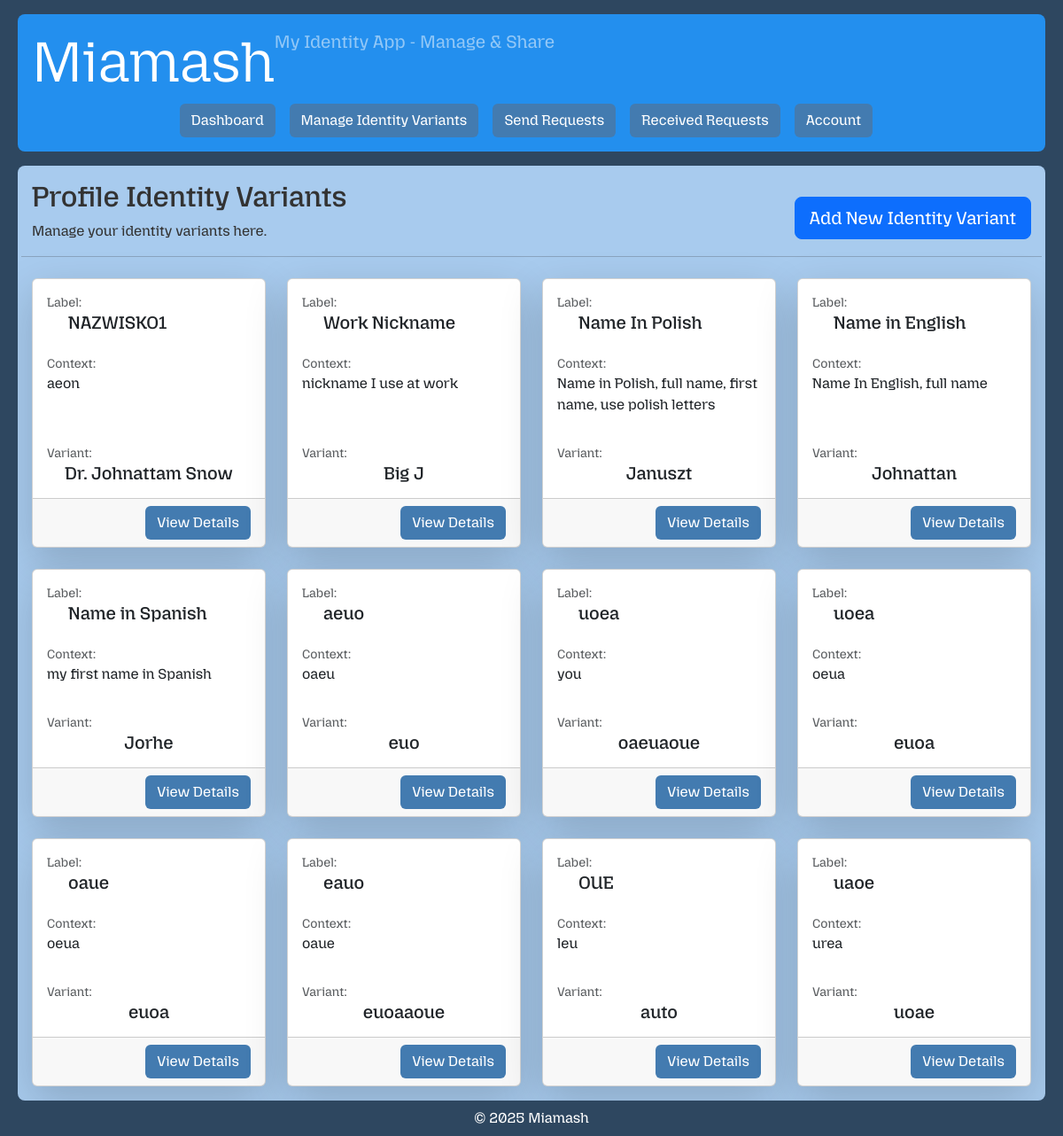
/profile/identity-variant/ (signed in), run on the app's committed database.
### core/models.py (models this page shows, shortened)
class ProfileIdentityVariant(models.Model):
    user = models.ForeignKey(User, on_delete=models.CASCADE, related_name='identity_variants')
    label = models.CharField(max_length=50)
    context = models.TextField(blank=True)
    variant = models.CharField(max_length=100)

### web/views.py (the view)
# urls.py: path('profile/identity-variant/', ProfileIdentityVariantListView.as_view(), name='profile-identity-variant-list'),
class ProfileIdentityVariantListView(ProfileIdentityVariantOwnerPermissionMixin, ListView):
    template_name = 'private/profile_identity_variant_list.html'
    context_object_name = 'profile_identity_variants'

### web/permissions.py (called while the page is built)
    def get_queryset(self):
        return self.model.objects.filter(user=self.request.user)

### web/templates/private/profile_identity_variant_list.html
{% extends "private/base.html" %}
{% block content %}
    <div class="row align-items-center mb-2">
        <div class="col">
            <h2>Profile Identity Variants</h2>
            <p>Manage your identity variants here.</p>
        </div>
        <div class="col-auto">
            <a class="btn btn-primary btn-lg" href="{% url 'profile-identity-variant-create' %}">Add New Identity Variant</a>
        </div>
        <hr>
    </div>
    {% if profile_identity_variants %}
        <div class="row row-cols-1 row-cols-sm-1 row-cols-md-2 row-cols-lg-3 row-cols-xl-4 row-cols-xxl-5  g-4">
            {% for variant in profile_identity_variants %}
                <div class="col">
                    <div class="card h-100 mb-3 shadow-lg">
                        <div class="card-body d-flex flex-column">
                            <p class="text-muted mb-0 small">Label:</p>
                            <h5 class="card-text ps-4 ">{{ variant.label }}</h5>
                            <p class="text-muted mb-0 mt-3 small">Context:</p>
                            <p class="card-text">{{ variant.context }}</p>
                            <div class="flex-grow-1"></div>
                            <p class="text-muted mb-0 small">Variant:</p>
                            <h5 class="card-text text-center">{{ variant.variant }}</h5>
                        </div>
                        <div class="card-footer text-end">
                            <a class="btn btn-blue" href="{% url 'profile-identity-variant-detail' variant.id %}">View Details</a>
                        </div>
                    </div>
                </div>
            {% endfor %}
        </div>
    {% else %}
        <p>No variants at the moment... Go ahead and add a new one !</p>
    {% endif %}
{% endblock %}

### web/static/css/private/base.css (style rules this page uses)
body { font-family: 'MozillaHeadline', Arial, sans-serif; color: #333; background-color: rgb(46, 71, 96); height: 100vh; display: flex; flex-direction: column; }
.btn-blue { background-color: #437bb0; color: white; }

### data on the page
ProfileIdentityVariant: label "NAZWISKO1", context "aeon", variant "Dr. Johnattam Snow"
ProfileIdentityVariant: label "Work Nickname", context "nickname I use at work", variant "Big J"
ProfileIdentityVariant: label "Name In Polish", context "Name in Polish, full name, first name, use polish letters", variant "Januszt"
ProfileIdentityVariant: label "Name in English", context "Name In English, full name", variant "Johnattan"
ProfileIdentityVariant: label "Name in Spanish", context "my first name in Spanish", variant "Jorhe"
ProfileIdentityVariant: label "aeuo", context "oaeu", variant "euo"
ProfileIdentityVariant: label "uoea", context "you", variant "oaeuaoue"
ProfileIdentityVariant: label "uoea", context "oeua", variant "euoa"
ProfileIdentityVariant: label "oaue", context "oeua", variant "euoa"
ProfileIdentityVariant: label "eauo", context "oaue", variant "euoaaoue"
ProfileIdentityVariant: label "OUE", context "leu", variant "auto"
ProfileIdentityVariant: label "uaoe", context "urea", variant "uoae"
